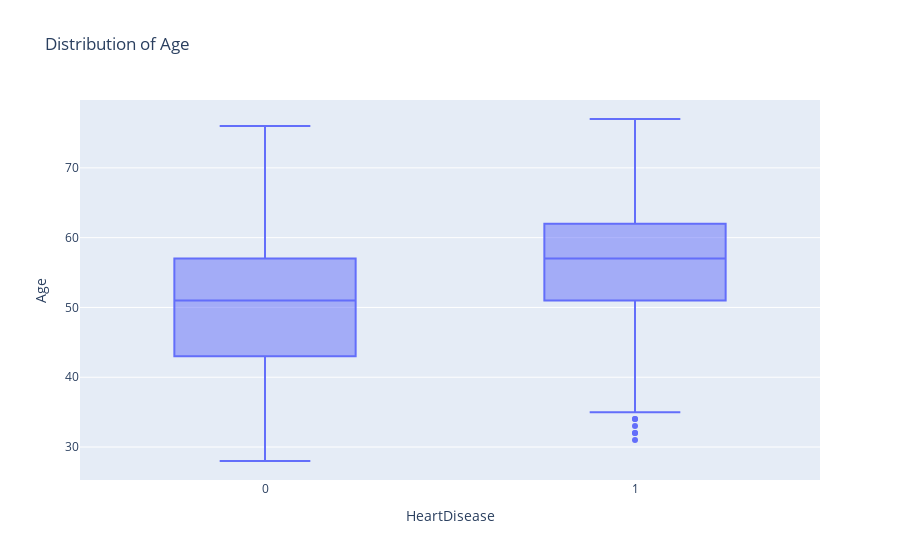

The code cell stored with this chart in its notebook:
### Markdown cell above
Some outliers are present in cholestrol

### Code cell
# Check for outliers using boxplot
fig = px.box(df, y='Age', x='HeartDisease', title='Distribution of Age')
fig.show()

### Figure 1 — Plotly figure (JSON) as saved in the notebook; plotly's stock layout.template omitted (floating-point values rounded to 4 significant figures; data arrays with more than 128 entries replaced by an {"elided": "..."} marker saying what was removed)
{"data": [{"alignmentgroup": "True", "hovertemplate": "HeartDisease=%{x}<br>Age=%{y}<extra></extra>", "legendgroup": "", "marker": {"color": "#636efa"}, "name": "", "notched": false, "offsetgroup": "", "orientation": "v", "showlegend": false, "type": "box", "x": {"elided": "918 int values"}, "x0": " ", "xaxis": "x", "y": {"elided": "918 int values"}, "y0": " ", "yaxis": "y"}], "layout": {"boxmode": "group", "legend": {"tracegroupgap": 0}, "title": {"text": "Distribution of Age"}, "xaxis": {"anchor": "y", "domain": [0, 1], "title": {"text": "HeartDisease"}}, "yaxis": {"anchor": "x", "domain": [0, 1], "title": {"text": "Age"}}}}
